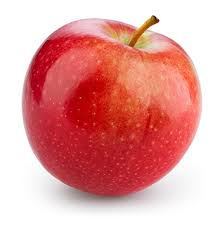
#> input picture CV and IP/ImgData/input/apple.jpg, 222 x 227 px, given in place of the camera
$ python houghcircle.py
#> lines starting #> are read from the running program, lines starting #| are printed output that depends on the picture; after the words box and inside, x2 and y2 are one past the last pixel; in counts of white or black regions, pixels touching at a corner belong together
import cv2 as cv
import numpy as np

#HoughCircles method is used to detect circles in an image.
#It takes eight parameters:
#1. Input image
#2. Method to detect circles - cv.HOUGH_GRADIENT
#3. dp - Inverse ratio of the accumulator resolution to the image resolution.
#4. minDist - Minimum distance between the centers of the detected circles.
#5. param1 - First method-specific parameter. In case of cv.HOUGH_GRADIENT it is the higher threshold of the two passed to the cv.HoughLinesP function.
#6. param2 - Second method-specific parameter. In case of cv.HOUGH_GRADIENT it is the accumulator threshold at the center detection stage.
#7. minRadius - Minimum circle radius.
#8. maxRadius - Maximum circle radius.

"""
img = cv.imread("D:\\ImgData\\input\\balls.jpg")
img_gray = cv.cvtColor(img, cv.COLOR_BGR2GRAY)
img_gray = cv.medianBlur(img_gray, 5)

#centre, radius
circles = cv.HoughCircles(img_gray, cv.HOUGH_GRADIENT, 1, 20, param1= 50, param2=40, minRadius=0, maxRadius=0)


data = np.uint16(np.around(circles))

for (x, y, r) in data[0, :]:
    cv.circle(img, (x,y), r, (255,0,255), 2)


cv.imshow("Image", img)

cv.waitKey()
cv.destroyAllWindows()
"""

cap = cv.VideoCapture(0, cv.CAP_DSHOW)

while True:
    __, img = cap.read()
#> img is the input picture: shape (227, 222, 3); mean B, G, R 158.5, 160.7, 227.9
    img_gray = cv.cvtColor(img, cv.COLOR_BGR2GRAY)
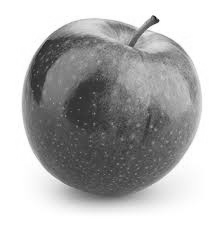
#> img_gray: shape (227, 222); min 13, max 255, mean 180.5
    img_gray = cv.medianBlur(img_gray, 5)

    #centre, radius
    circles = cv.HoughCircles(img_gray, cv.HOUGH_GRADIENT, 1, 20, param1= 50, param2=40, minRadius=0, maxRadius=0)
#> circles = [[96.5, 118.5, 71.9], [142.5, 85.5, 55.2], [112.5, 133.5, 63.5], [86.5, 93.5, 64.5], [77.5, 75.5, 47.8], [76.5, 111.5, 54.4], [95.5, 146.5, 56.1], [119.5, 156.5, 46.3], [167.5, 84.5, 31.6], [158.5, 142.5, 28.1], [54.5, 78.5, 29.3], [127.5, 115.5, 20.2]]

    if circles is not None:
        data = np.uint16(np.around(circles))
#> data = [[96, 118, 72], [142, 86, 55], [112, 134, 64], [86, 94, 64], [78, 76, 48], [76, 112, 54], [96, 146, 56], [120, 156, 46], [168, 84, 32], [158, 142, 28], [54, 78, 29], [128, 116, 20]]
        for (x, y, r) in data[0, :]:
            cv.circle(img, (x,y), r, (255,0,255), 2)
#> this loop made 12 passes
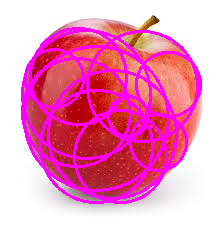
#> img: shape (227, 222, 3); 18.04% of pixels changed, all inside (x1, y1, x2, y2) = (21, 27, 202, 204)


    cv.imshow("Image", img)

    if cv.waitKey(1) == 27:
#> (key Esc is pressed here)
        break


cap.release()
cv.destroyAllWindows()

$ run again, on CV and IP/ImgData/input/balls.jpg
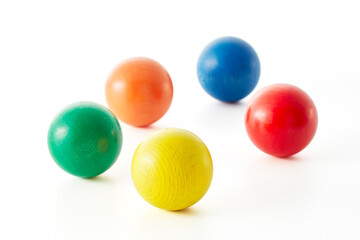
#> input picture CV and IP/ImgData/input/balls.jpg, 360 x 240 px, given in place of the camera
#> img is the input picture: shape (240, 360, 3); mean B, G, R 212.2, 226.3, 230.9
#> `img_gray = cv.cvtColor(img, cv.COLOR_BGR2GRAY)`:
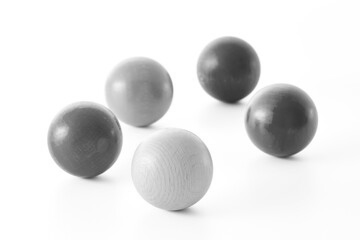
#> img_gray: shape (240, 360); min 48, max 255, mean 226.1
#> circles = [[171.5, 169.5, 41.1], [84.5, 139.5, 37.7], [139.5, 90.5, 33.8], [228.5, 70.5, 30.8], [281.5, 121.5, 34.8]]
#> data = [[172, 170, 41], [84, 140, 38], [140, 90, 34], [228, 70, 31], [282, 122, 35]]
#> the loop `for (x, y, r) in data[0, :]:` made 5 passes
#> after the loop `for (x, y, r) in data[0, :]:`:
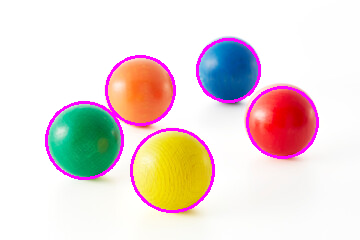
#> img: shape (240, 360, 3); 3.91% of pixels changed, all inside (x1, y1, x2, y2) = (45, 38, 319, 213)

$ run again, on CV and IP/ImgData/input/catdog.jpg
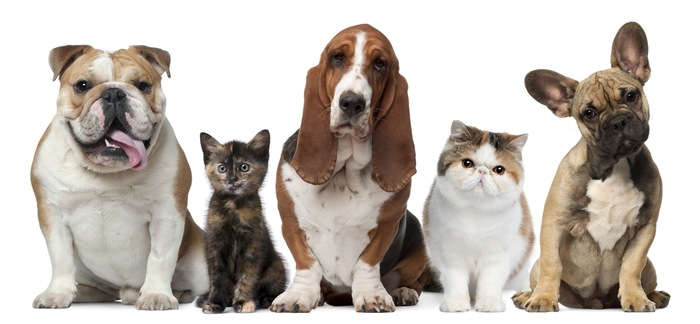
#> input picture CV and IP/ImgData/input/catdog.jpg, 700 x 324 px, given in place of the camera
#> img is the input picture: shape (324, 700, 3); mean B, G, R 178.6, 185.6, 193.6
#> `img_gray = cv.cvtColor(img, cv.COLOR_BGR2GRAY)`:
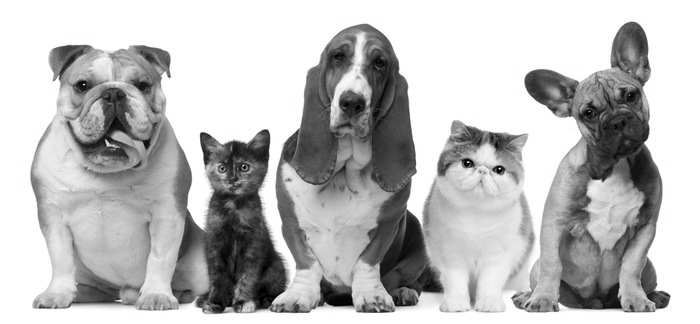
#> img_gray: shape (324, 700); min 0, max 255, mean 187.2
#> circles = 251 rows, first 8: [339.5, 17.5, 282], [359.5, 5.5, 293.9], [393.5, 25.5, 255.5], [424.5, 35.5, 268.5], [321.5, 1.5, 304.7], [159.5, 170.5, 122.5], [402.5, 4.5, 305.8], [379.5, 7.5, 275.4]
#> data = 251 rows, first 8: [340, 18, 282], [360, 6, 294], [394, 26, 256], [424, 36, 268], [322, 2, 305], [160, 170, 122], [402, 4, 306], [380, 8, 275]
#> the loop `for (x, y, r) in data[0, :]:` made 251 passes
#> after the loop `for (x, y, r) in data[0, :]:`:
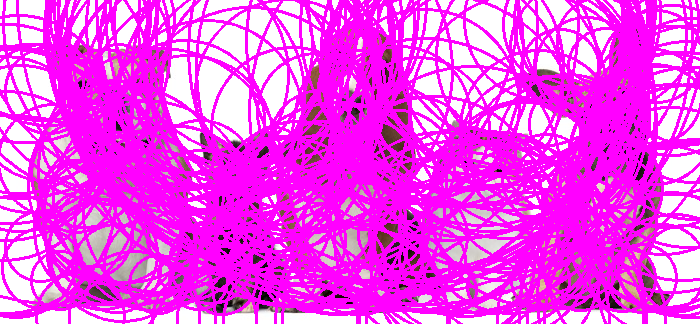
#> img: shape (324, 700, 3); mean B, G, R 241.2, 72.8, 243.9
